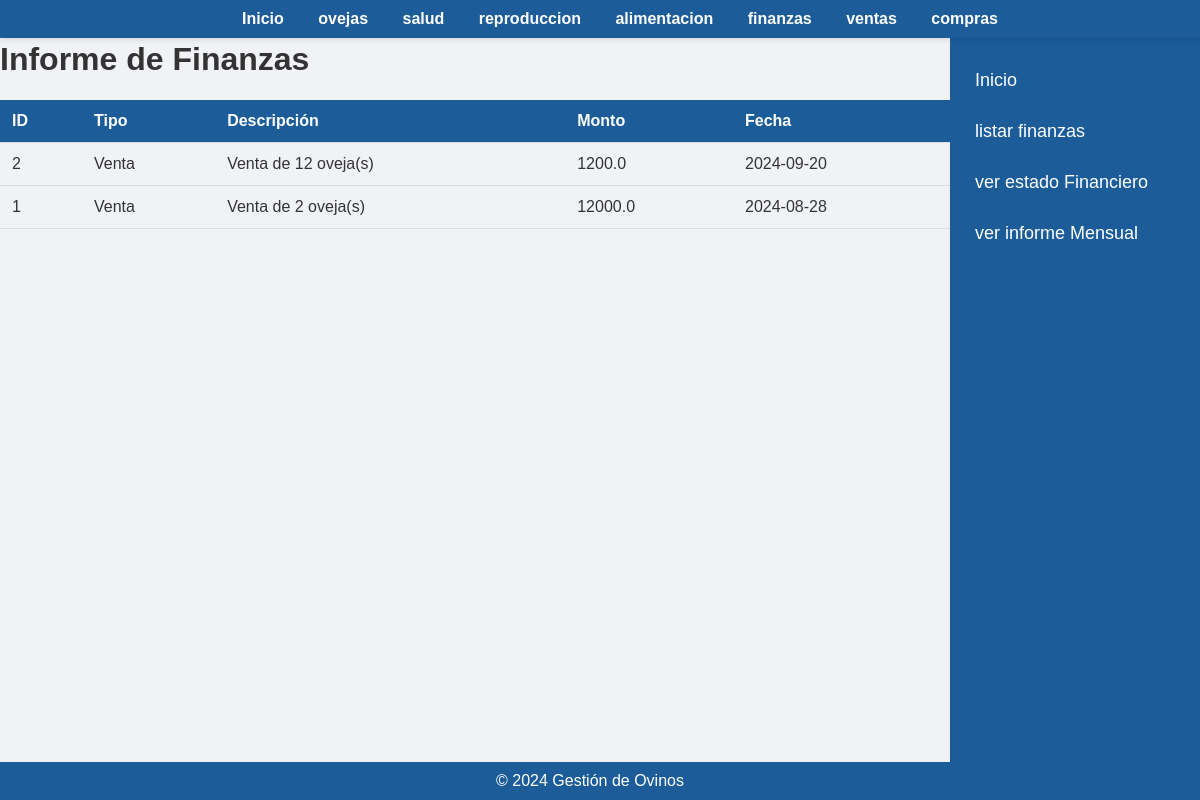
Page /listar_finanzas on the earlier database version.
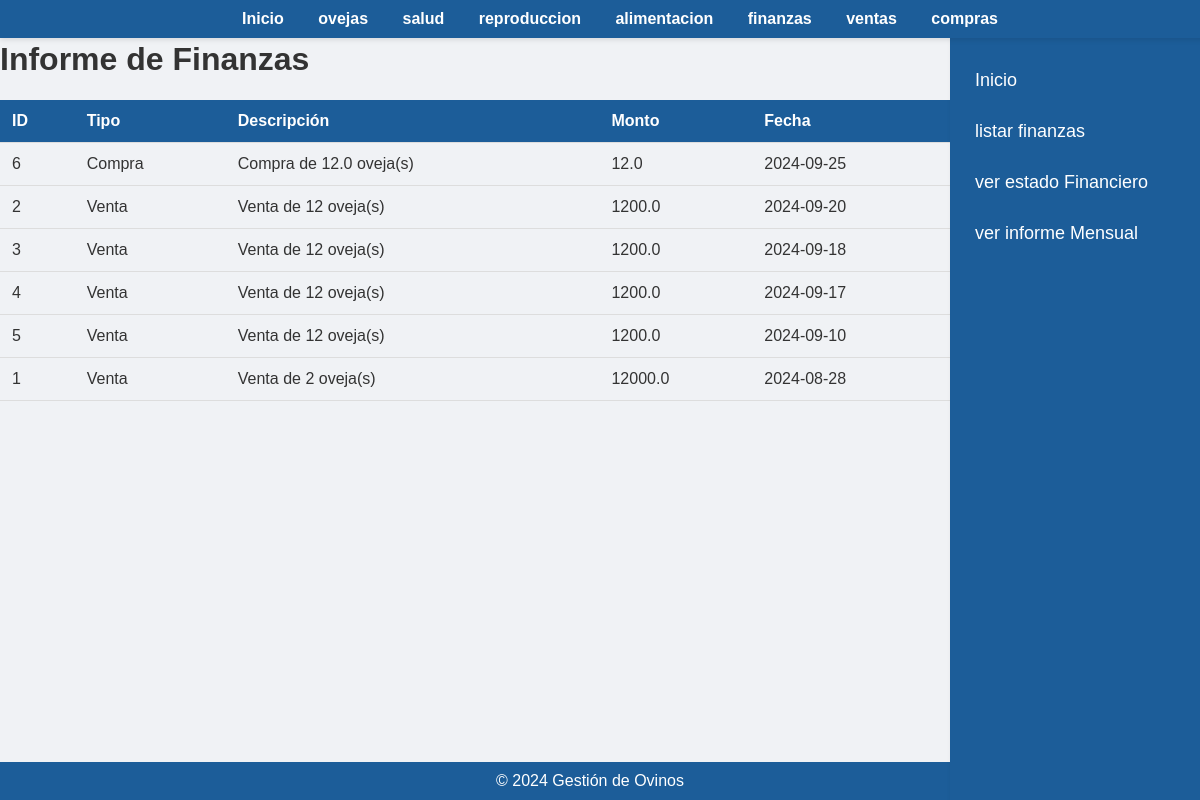
Same page on the later database version.
### app/models.py (models this page shows)
class Finanzas(db.Model):
    id = db.Column(db.Integer, primary_key=True)
    tipo = db.Column(db.String(10), nullable=False)
    descripcion = db.Column(db.Text, nullable=False)
    monto = db.Column(db.Float, nullable=False)
    fecha = db.Column(db.Date, nullable=False)

### app/routes.py (the view)
@app.route('/listar_finanzas')
def listar_finanzas():
    finanzas = Finanzas.query.order_by(Finanzas.fecha.desc()).all()
    return render_template('listar_finanzas.html', finanzas=finanzas)

### app/templates/listar_finanzas.html (shortened to what this page needs)
<!DOCTYPE html>
<html lang="en">
<head>
    <link rel="stylesheet" href="{{ url_for('static', filename='styles.css') }}">
</head>
<body>
    <div class="navbar">
        <a href="{{ url_for('index') }}">Inicio</a>
        <a href="{{ url_for('oveja') }}"> ovejas  </a>
        <a href="{{ url_for('salud') }}">salud</a>
        <a href="{{url_for('reproduccion')}}"> reproduccion</a>
        <a href="{{url_for('alimentacion')}}">alimentacion</a></li>
        <a href="{{url_for('finanzas')}}">finanzas</a></li>
        <a href="{{url_for('venta')}}">ventas</a></li>
        <a href="{{url_for('compra')}}">compras</a></li>
    </div>
    <footer>
        &copy; 2024 Gestión de Ovinos
    </footer>
    <div class="sidebar">
        <a href="{{ url_for('index') }}">Inicio</a>
        <a href="{{url_for('listar_finanzas')}}">listar finanzas</a></li>
        <a href="{{url_for('analisis_financiero')}}">ver estado Financiero</a></li>
        <a href="{{url_for('informe_mensual')}}">ver informe Mensual</a></li>
        </div>
    <h1>Informe de Finanzas</h1>
    <table>
        <thead>
            <tr>
                <th>ID</th>
                <th>Tipo</th>
                <th>Descripción</th>
                <th>Monto</th>
                <th>Fecha</th>
            </tr>
        </thead>
        <tbody>
            {% for finanza in finanzas %}
                <tr>
                    <td>{{ finanza.id }}</td>
                    <td>{{ finanza.tipo }}</td>
                    <td>{{ finanza.descripcion }}</td>
                    <td>{{ finanza.monto }}</td>
                    <td>{{ finanza.fecha }}</td>
                </tr>
            {% endfor %}
        </tbody>
    </table>
</body>
</html>

Differences in the rows shown:
added Finanzas: id "6", tipo "Compra", descripcion "Compra de 12.0 oveja(s)", monto "12.0", fecha "2024-09-25"
added Finanzas: id "3", tipo "Venta", descripcion "Venta de 12 oveja(s)", monto "1200.0", fecha "2024-09-18"
added Finanzas: id "4", tipo "Venta", descripcion "Venta de 12 oveja(s)", monto "1200.0", fecha "2024-09-17"
added Finanzas: id "5", tipo "Venta", descripcion "Venta de 12 oveja(s)", monto "1200.0", fecha "2024-09-10"
